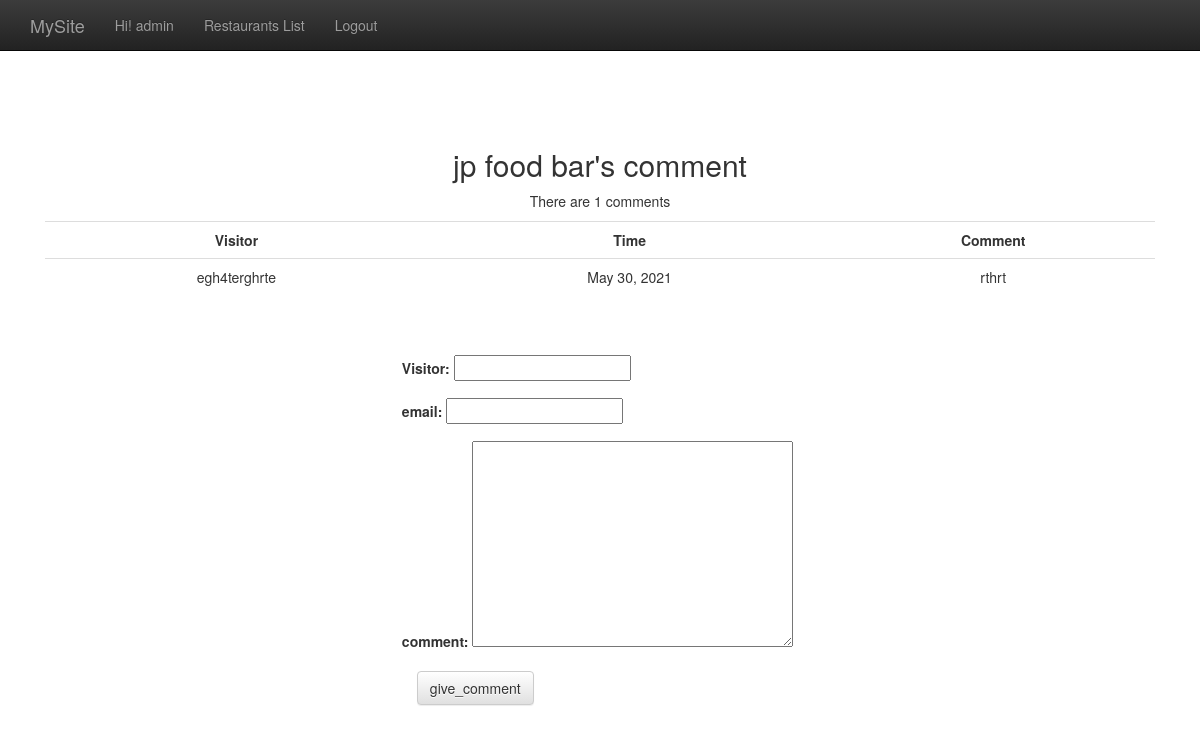
The app's page /comment/5/ (signed in), older data.
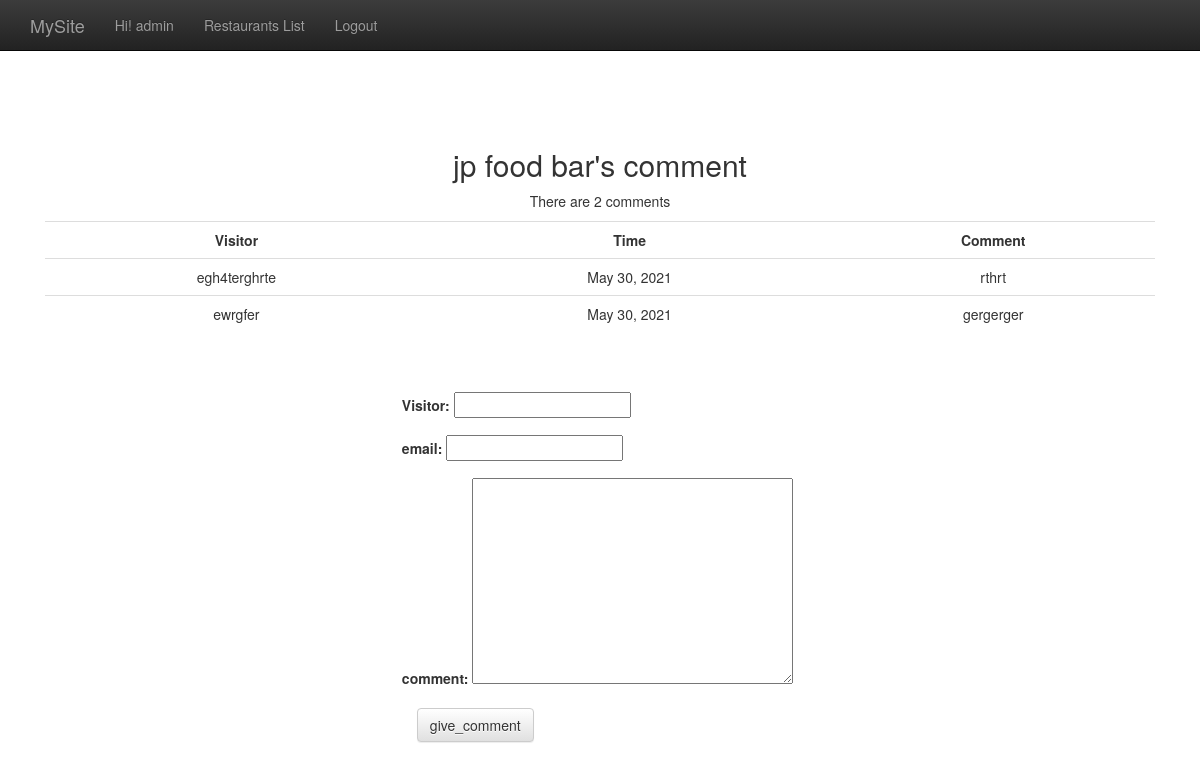
The same page, newer data.
### restaurants/models.py (models this page shows, shortened)
class Restaurant(models.Model):
    name = models.CharField(max_length=20)
    phone_number = models.CharField(max_length=15)
    address = models.CharField(max_length=50, blank=True)

class Comment(models.Model):
    content = models.CharField(max_length=255)
    visitor = models.CharField(max_length=255)
    email = models.CharField(max_length=255)
    date_time = models.DateTimeField()
    restaurant = models.ForeignKey(Restaurant)
    class Meta:
        ordering = ['date_time']
        permissions = (
            ("can_comment", "Can Comment"),
            )

### restaurants/views.py (the view)
# urls.py: url(r'^comment/(\d{1,5})/$', comment),
@permission_required('restaurants.can_comment', login_url='/accounts/login/')
def comment(request, id):
    if id:
        r = Restaurant.objects.get(id=id)
    else:
        return HttpResponseRedirect("/restaurants_list/")
    if request.POST:
        f = CommentForm(request.POST)
        if f.is_valid():
            visitor = f.cleaned_data['visitor']
            content = f.cleaned_data['content']
            email = f.cleaned_data['email']
            date_time = timezone.localtime(timezone.now())
            c = Comment.objects.create(
                visitor=visitor,
                email=email,
                content=content,
                date_time=date_time,
                restaurant=r
                )
            f = CommentForm()
    else:
        f = CommentForm()
    return render_to_response('comment.html', RequestContext(request, locals()))

### restaurants/forms.py
class CommentForm(forms.Form):
	visitor = forms.CharField(max_length=20)
	email = forms.EmailField(max_length=20, required=False)
	content = forms.CharField(max_length=200, widget=forms.Textarea())

### restaurants/templates/comment.html (shortened to what this page needs)
{% extends "base.html" %}
{% block content %}
        <h2>{{ r.name }}'s comment </h2>
        {% if r.comment_set.all %}
        <p>There are {{ r.comment_set.all|length }} comments</p>
        <table class="table table-hover">
            <tr>
                <th>Visitor</th>
                <th>Time</th>
                <th>Comment</th>
            </tr>
            {% for c in r.comment_set.all %}
            <tr>
                <td> {{ c.visitor }} </td>
                <td> {{ c.date_time | date:"F j, Y" }} </td>
                <td> {{ c.content }} </td>
            </tr>
            {% endfor %}
        </table>
        {% else %}
        <p>No comment</p>
        {% endif %}
        <br /><br />
        <form action="" method="post" class="form-horizontal" role="form" style="width:33%; margin:auto; text-align:left">{% csrf_token %}
            <div class="form-group">
            <label for="visitor">Visitor:</label>
            {{ f.visitor }}
            </div>
            <div class="form-group">
                <label for="email">email:</label>
            {{ f.email }}
            </div>
            <div class="form-group">
            <label for="content">comment:</label>
            {{ f.content }}
            </div>
            <input type="submit" value="give_comment" class="btn btn-default">
        </form>
{% endblock %}

### templates/base.html (shortened to what this page needs)
<!doctype html>
<html>
    <head>
        <link rel="stylesheet" href="https://maxcdn.bootstrapcdn.com/bootstrap/3.3.1/css/bootstrap.min.css">
        <link rel="stylesheet" href="https://maxcdn.bootstrapcdn.com/bootstrap/3.3.1/css/bootstrap-theme.min.css">
    </head>
    <body>
        <nav class="navbar navbar-inverse navbar-fixed-top" role="navigation">
            <div class="container">
                <div class="navbar-header">
                    <a class="navbar-brand" href="#">MySite</a>
                </div>
                <div id="navbar" class="collapse navbar-collapse">
                    <ul class="nav navbar-nav">
                        {% if request.user.is_authenticated %}
                            <li><a href="#">Hi! {{ request.user }}</a></li>
                            <li><a href="/restaurants_list/">Restaurants List</a></li>
                            <li><a href="/accounts/logout/">Logout</a></li>
                        {% else %}
                            <li><a href="/accounts/login/">Login</a></li>
                            <li><a href="/accounts/register/">Register</a></li>
                        {% endif %}
                    </ul>
                </div>
            </div>
        </nav>
        <div class="container">
            <div class="center_padding">
                {% block content %} {% endblock %}
            </div>
        </div>
    </body>
</html>

### templates/base.html (style rules this page uses)
th { text-align: center; }
div.center_padding { text-align: center; padding: 128px 15px; }

Row changes from the older to the newer data that the page shows:
computed for Restaurant "jp food bar": comment_set.all|length "1" → "2"
added Comment: visitor "ewrgfer", date_time "May 30, 2021", content "gergerger"
